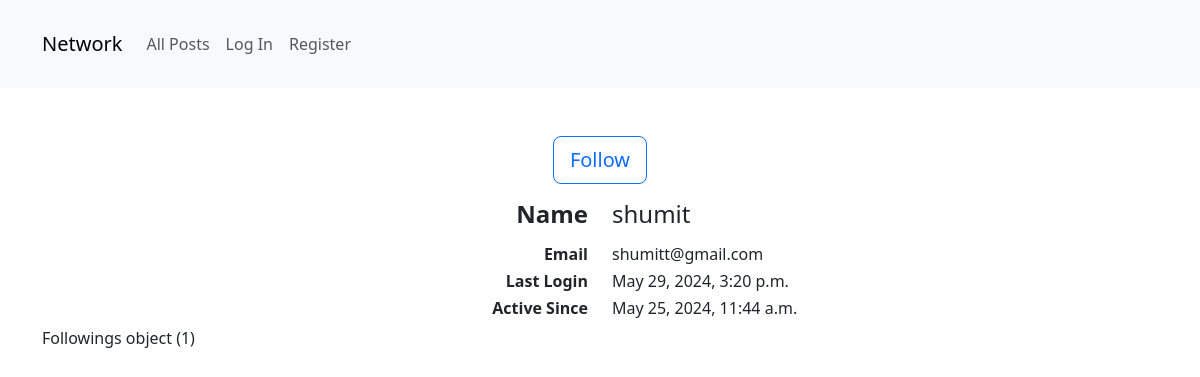
Before: /profile/1 with the older database file.
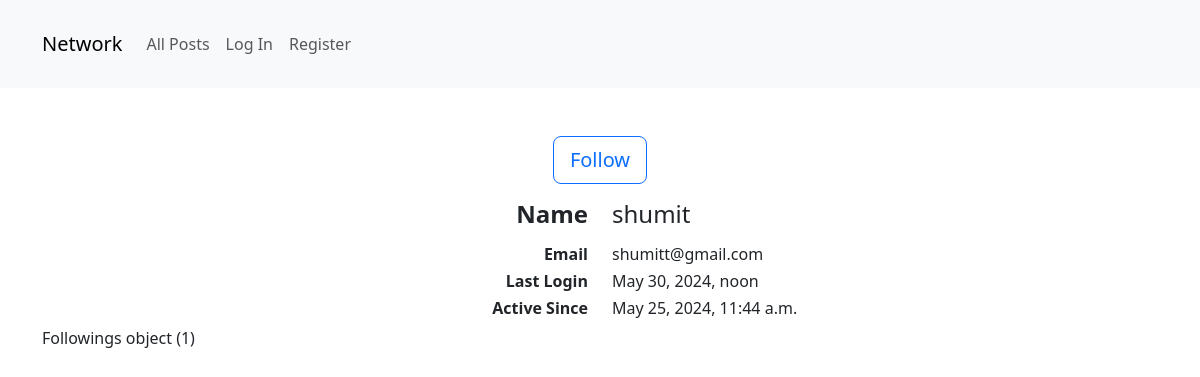
After: the same page with the newer database file.
### network/models.py (models this page shows)
class User(AbstractUser):
    pass

class Followings(models.Model):
    follower = models.ForeignKey(User, on_delete=models.CASCADE, related_name='followers')
    followed = models.ForeignKey(User, on_delete=models.CASCADE ,related_name='followees')

### network/views.py (the view)
# urls.py: path("profile/<int:user_id>", views.profile, name="profile"),
def profile(request, user_id):
    profile_user = get_object_or_404(User, pk = user_id)
    follow_outgoing = profile_user.followers.all()
    follow_incoming = profile_user.followees.all()
    i_follow = False
    for pair in follow_incoming:
        if request.user.id == pair.follower.id:
            print(request.user.id, pair.follower.id)
            i_follow = True
    return render(request, 'network/profile.html',{
        'profile_user' : profile_user,
        'follow_outgoing' : follow_outgoing,
        'follow_incoming' : follow_incoming,
        'i_follow': i_follow
        })

### network/templates/network/profile.html (shortened to what this page needs)
{% extends "network/layout.html" %}
{% block body %}
<div class="mt-5">
    <div class="d-flex justify-content-center mb-3">
        <button id="follow_button" data-follow-status="{{i_follow}}" onclick="send_follow()" class="btn btn-outline-primary btn-lg">
        </button>
    </div>
    <div class="row mb-2">
        <h4 class="col text-end">
            <b>
                Name
            </b>
        </h4>
        <h4 class="col">
            {{profile_user.username}}
        </h4>
    </div>
    <div class="row">
        <h6 class="col text-end">
            <b>
                Email
            </b>
        </h6>
        <h6 class="col">
            {{profile_user.email}}
        </h6>
    </div>
    <div class="row">
        <h6 class="col text-end">
            <b>
                Last Login
            </b>
        </h6>
        <h6 class="col">
            {{profile_user.last_login}}
        </h6>
    </div>
    <div class="row">
        <h6 class="col text-end">
            <b>
                Active Since
            </b>
        </h6>
        <h6 class="col">
            {{profile_user.date_joined}}
        </h6>
    </div>
    {% for followee_pair in follow_outgoing %}
        {{followee_pair}}
    {% endfor %}
</div>
{% endblock %}

### network/templates/network/layout.html (shortened to what this page needs)
{% load static %}
<!DOCTYPE html>
<html lang="en">
    <head>
        <link href="https://cdn.jsdelivr.net/npm/bootstrap@5.3.3/dist/css/bootstrap.min.css" rel="stylesheet">
        <link href="{% static 'network/styles.css' %}" rel="stylesheet">
    </head>
    <body>
        <nav class="navbar navbar-expand-sm navbar-light bg-light py-4">
            <div class="container">
                <a class="navbar-brand" href="#">Network</a>
                <div class="collapse navbar-collapse text-end" id="navbarText">
                    <ul class="navbar-nav me-auto mt-3 mt-sm-0 ">
                        <li class="nav-item">
                            <a class="nav-link" href="{% url 'index' %}">All Posts</a>
                        </li>
                        {% if user.is_authenticated %}
                        <li class="nav-item">
                            <a class="nav-link" href="#">Following</a>
                        </li>
                        <li class="nav-item">
                            <a class="nav-link" href="{% url 'logout' %}">Log Out</a>
                        </li>
                        {% else %}
                        <li class="nav-item">
                            <a class="nav-link" href="{% url 'login' %}">Log In</a>
                        </li>
                        <li class="nav-item">
                            <a class="nav-link" href="{% url 'register' %}">Register</a>
                        </li>
                        {% endif %}
                    </ul>
                </div>
            </div>
        </nav>
        <div class="body">
            <div class="container mt-3">
                {% block body %}
                {% endblock %}
            </div>
        </div>
    </body>
</html>

Changed rows visible on the page:
changed User "shumit": last_login "May 29, 2024, 3:20 p.m." → "May 30, 2024, noon"
